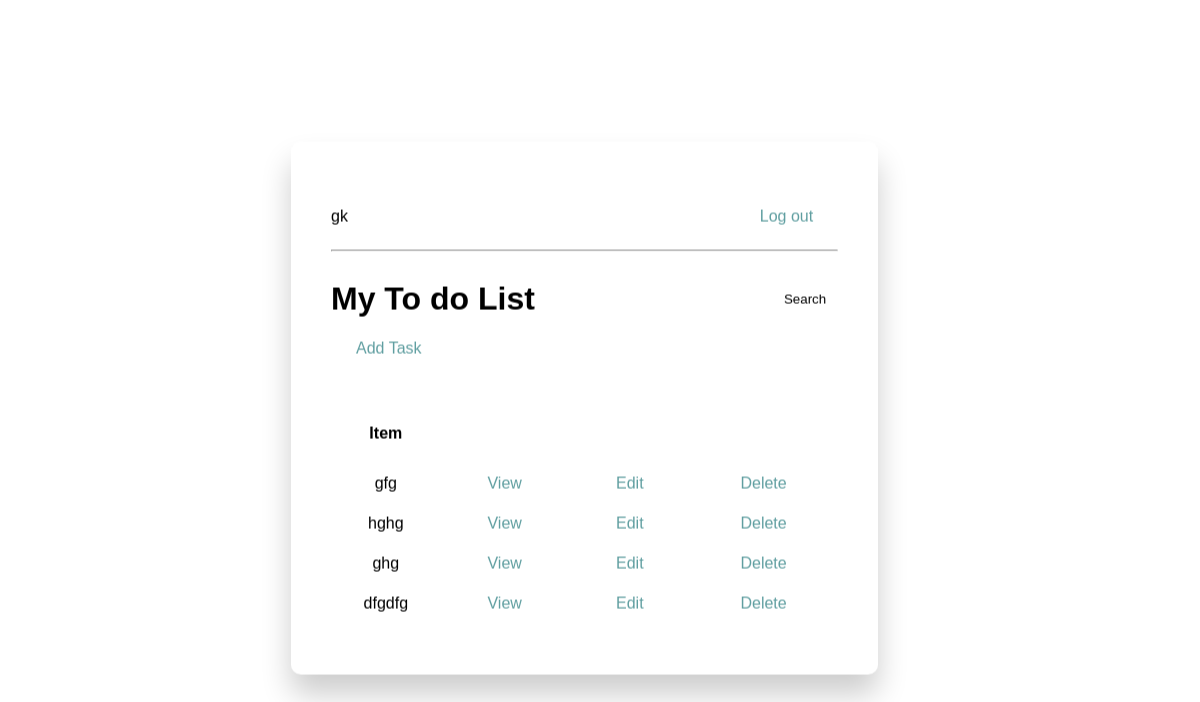
The app's page / (signed in) with its own data.
### base/models.py (models this page shows, shortened)
class Task(models.Model):
    user = models.ForeignKey(User,on_delete=models.CASCADE, null=True, blank=True)
    title = models.CharField(max_length=200 , null=True, blank=True)
    description = models.TextField(null=True, blank=True)
    complete = models.BooleanField(default=False)
    create = models.DateTimeField(auto_now_add=True)
    class Meta:
        ordering = ['complete']

### base/views.py (the view)
# urls.py: path('',TaskList.as_view(), name='tasks'),
class TaskList(LoginRequiredMixin,ListView):
    model = Task
    context_object_name = 'tasks'
    def get_context_data(self, **kwargs):
        context = super().get_context_data(**kwargs)
        context['tasks'] = context['tasks'].filter(user=self.request.user)
        context['count'] = context['tasks'].filter(complete=False).count()
        search_input = self.request.GET.get('search-area') or ''
        if search_input:
            context['tasks'] = context['tasks'].filter(
                title__startswith=search_input)
        context['search_input'] = search_input
        return context

### base/templates/base/task_list.html
{% extends 'base/main.html' %}
{% block content %}
<div class="header">
{% if request.user.is_authenticated %}
    <p>{{request.user}}</p>
    <a href="{% url 'logout' %}">Log out</a>
{% else %}
<a href="{% url 'login' %}">Login</a>
{% endif %}
</div>
<hr>
<div class="header">
<h1>My To do List {{color}}</h1>
<form action="" method="GET">
    <input type="text" name="search-area" value="{{search_input}}">
    <input type="submit" value="Search">
</form>
</div>
<a href="{% url 'task-create' %}">Add Task</a>
<table>
    <tr>
        <th>Item</th>
        <th></th>
        <th></th>
        <th></th>
    </tr>
    {% for task in tasks %}
    <tr>
        <td>{{task.title}}</td>
        <td><a href="{% url 'task' task.id %}">View</a></td>
        <td><a href="{% url 'task-update' task.id %}">Edit</a></td>
        <td><a href="{% url 'task-delete' task.id %}">Delete</a></td>
    </tr>
    {% empty %}
    <h3>No items in list</h3>
    {% endfor %}
</table>
{% endblock content %}

### base/templates/base/main.html (style rules this page uses)
body { background: url(https://mcdn.wallpapersafari.com/medium/22/12/RjWP3C.jpg); font-family: 'Nunito', sans-serif; width: 40%; min-width: 634px; position: absolute; transform: translate(-50%, -50%); left: 50%; top: 50%; background-size: cover; background-repeat: round; }
.header { display: flex; justify-content: space-between; align-items: center; }
table { margin-top: 45px; width: 100%; }
table th { padding: 20px; background-color: rgba(255, 255, 255, 0.06); }
table td { text-align: center; padding: 10px 2px; }
input { border: none; padding: 12px ; background: rgba(255, 255, 255, 0.344); border-radius: 10px; backdrop-filter: blur(10px); }
h1, h2, h3, h4, h5 { font-family: 'Raleway', sans-serif; }
a { text-decoration: none; color: cadetblue; margin: 10px 25px; }
p { color: rgb(0, 0, 0); text-decoration: none; }

### records on screen
Task: title "gfg"
Task: title "hghg"
Task: title "ghg"
Task: title "dfgdfg"

### other values on screen
{{ request.user }} "gk"
